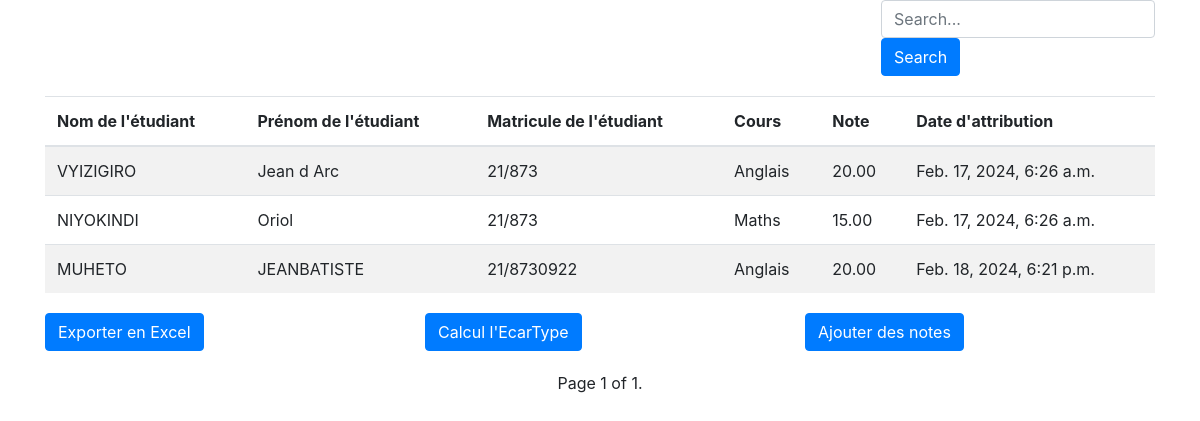
The page / on the database its author committed.
### AppGestionEtudiant/models.py (models this page shows, shortened)
class Point(models.Model):
    CodeNote = models.UUIDField(primary_key=True, default=uuid.uuid4, editable=False)
    etudiant=models.ForeignKey(Student,on_delete=models.CASCADE)
    cours=models.ForeignKey(Cour,on_delete=models.CASCADE)
    note= models.DecimalField(max_digits=5, decimal_places=2)
    dateNote=models.DateTimeField(auto_now=True)
    class Meta:
        constraints = [
            models.UniqueConstraint(fields=['etudiant', 'cours'], name='unique_etudiant_cours')
        ]

class Student(models.Model):
    CodeEtudiant = models.UUIDField(primary_key=True, default=uuid.uuid4, editable=False)
    Matricule=models.CharField(max_length=20)
    NomEtudiant=models.CharField(max_length=50)
    PrenomEtudiant=models.CharField(max_length=50)
    DateNaissance=models.DateTimeField(auto_now=True)

class Cour(models.Model) :
    CodeCours = models.UUIDField(primary_key=True, default=uuid.uuid4, editable=False)
    NomCours=models.CharField(max_length=20)
    VolumeCours=models.CharField(max_length=20)
    def __str__(self):
        return self.NomCours

### AppGestionEtudiant/views.py (the view, shortened to what this page needs)
# urls.py: path('', acceuil.as_view(), name='acceuil'),
class acceuil(ListView):
    model = Point
    context_object_name = 'form'
    template_name = 'acceuil.html'
    paginate_by = 10
    def get_queryset(self):
        queryset = super().get_queryset()
        q = self.request.GET.get('q')
        return queryset

### AppGestionEtudiant/templates/acceuil.html (shortened to what this page needs)
<!DOCTYPE html>
<html>
<head>
    <link rel="stylesheet" href="https://stackpath.bootstrapcdn.com/bootstrap/4.5.2/css/bootstrap.min.css">
</head>
<body>
    <div class="container">
        <div class="search-form">
            <form method="get" class="search">
                <input type="text" name="q" placeholder="Search..." class="form-control" />
                <input type="submit" value="Search" class="btn btn-primary" />
            </form>
        </div>
        <div class="table-container">
            <table class="table table-striped">
                <thead>
                    <tr>
                        <th>Nom de l'étudiant</th>
                        <th>Prénom de l'étudiant</th>
                        <th>Matricule de l'étudiant</th>
                        <th>Cours</th>
                        <th>Note</th>
                        <th>Date d'attribution</th>
                    </tr>
                </thead>
                <tbody>
                    {% for i in form %}
                    <tr>
                        <td>{{ i.etudiant.NomEtudiant }}</td>
                        <td>{{ i.etudiant.PrenomEtudiant }}</td>
                        <td>{{ i.etudiant.Matricule }}</td>
                        <td>{{ i.cours }}</td>
                        <td>{{ i.note }}</td>
                        <td>{{ i.dateNote }}</td>
                    </tr>
                    {% endfor %}
                </tbody>
            </table>
        </div>
        <div class="row">
            <div class="col">
                <button onclick="location.href='{% url 'voire_en_excel' %}'" class="btn btn-primary">
                    Exporter en Excel
                </button>
            </div>
            <div class="col">
                <button onclick="location.href='{% url 'CalculEcarType' %}'" class="btn btn-primary">
                    Calcul l'EcarType
                </button>
            </div>
            <div class="col">
                <button onclick="location.href='{% url 'create_note' %}'" class="btn btn-primary">
                    Ajouter des notes
                </button>
            </div>
        </div>
        <div class="pagination">
            <span class="step-links">
                <span class="current">
                    Page {{ page_obj.number }} of {{ page_obj.paginator.num_pages }}.
                </span>
            </span>
        </div>
    </div>
</body>
</html>

### AppGestionEtudiant/templates/acceuil.html (style rules this page uses)
.search-form { display: flex; justify-content: flex-end; margin-bottom: 20px; }
.table-container { margin-bottom: 20px; }
.pagination { display: flex; justify-content: center; margin-top: 20px; }

### rows shown on the page
Point: etudiant.NomEtudiant "VYIZIGIRO", etudiant.PrenomEtudiant "Jean d Arc", etudiant.Matricule "21/873", cours "Anglais", note "20.00", dateNote "Feb. 17, 2024, 6:26 a.m."
Point: etudiant.NomEtudiant "NIYOKINDI", etudiant.PrenomEtudiant "Oriol", etudiant.Matricule "21/873", cours "Maths", note "15.00", dateNote "Feb. 17, 2024, 6:26 a.m."
Point: etudiant.NomEtudiant "MUHETO", etudiant.PrenomEtudiant "JEANBATISTE", etudiant.Matricule "21/8730922", cours "Anglais", note "20.00", dateNote "Feb. 18, 2024, 6:21 p.m."

### other values the page prints
{{ page_obj.number }} "1"
{{ page_obj.paginator.num_pages }} "1"
